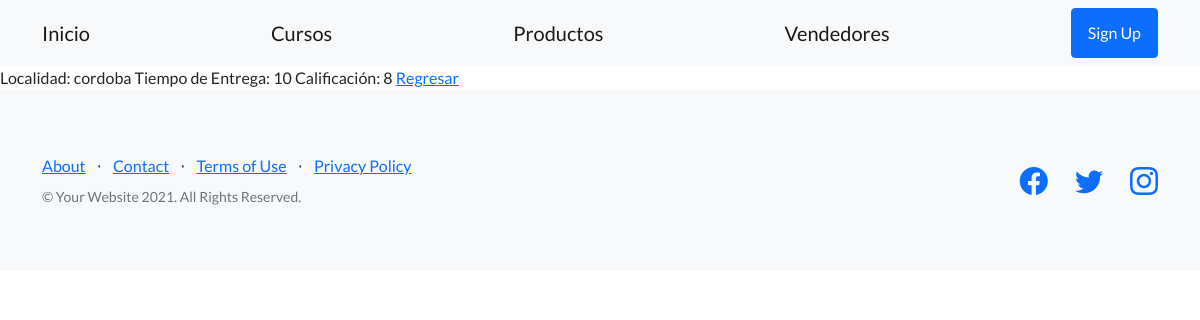
Screenshot of /AppCoder/vendedores/detail/7 with the database file from the repository.
### AppCoder/models.py (models this page shows)
class Vendedores(models.Model):
    localidad=models.CharField(max_length=40)
    tiempo_de_entrega=models.IntegerField()
    calificacion=models.IntegerField()

### AppCoder/views.py (the view)
# urls.py: path('vendedores/detail/<pk>', views.vendedoresDetail.as_view(),name='Detail'),
class vendedoresDetail (DetailView):
    model = Vendedores
    template = 'AppCoder/vendedores_detail.html'

### AppCoder/templates/AppCoder/vendedores_detail.html
{% extends "AppCoder/padre.html" %}
{% load static %}{
{% block contenidoQueCambia %}
Localidad: {{vendedores.localidad}}
Tiempo de Entrega: {{vendedores.tiempo_de_entrega}}
Calificación: {{vendedores.calificacion}}
<a href="{%url 'List'%}">Regresar </a>
{% endblock %}

### rows the page displays
Vendedores: localidad "cordoba", tiempo_de_entrega "10", calificacion "8"
